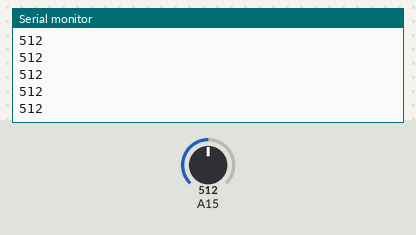
This sketch was run on a simulated Arduino Mega 2560, built with avr-gcc and run on an emulated ATmega2560. On the bench: the last lines printed to the serial monitor. The test bench sets the inputs (shaded band); at power-on: A15 = 512.

Above: at 1.2 s.
1.3 s: A15 set to 716
At 2.1 s:
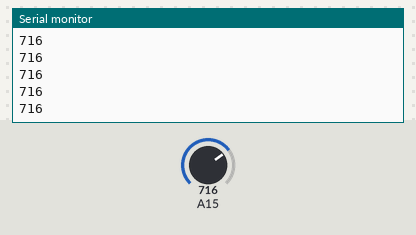
2.8 s: A15 set to 900
At 3.7 s:
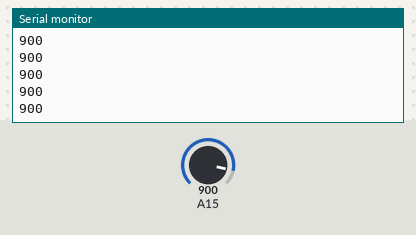
Timing chart, 0 to 5.8 s (numbered marks = the images above; inputs shaded):
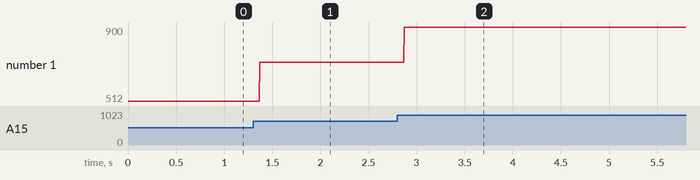

Measured:
- after the input at 1.3 s, the serial monitor: prints a new line after 0.07 s (image 1)
- after the input at 2.8 s, the serial monitor: prints a new line after 0.07 s (image 2)
- plotted number 1: 512 → 716 after the input at 1.3 s, 716 → 900 after the input at 2.8 s

The sketch:

photosensor.ino
```cpp
void setup() {
  // put your setup code here, to run once:
Serial.begin(9600);
pinMode(A15,INPUT);
}

void loop() {
  // put your main code here, to run repeatedly:


Serial.println(analogRead(A15));

}
```
